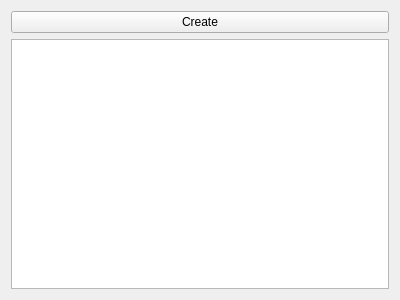
<?xml version="1.0" encoding="UTF-8"?>
<ui version="4.0">
 <class>AlbumListWidget</class>
 <widget class="QWidget" name="AlbumListWidget">
  <property name="geometry">
   <rect>
    <x>0</x>
    <y>0</y>
    <width>400</width>
    <height>300</height>
   </rect>
  </property>
  <property name="windowTitle">
   <string>Form</string>
  </property>
  <layout class="QVBoxLayout" name="verticalLayout">
   <item>
    <widget class="QPushButton" name="createAlbumButton">
     <property name="text">
      <string>Create</string>
     </property>
    </widget>
   </item>
   <item>
    <widget class="QListView" name="albumList"/>
   </item>
  </layout>
 </widget>
 <resources/>
 <connections/>
</ui>
